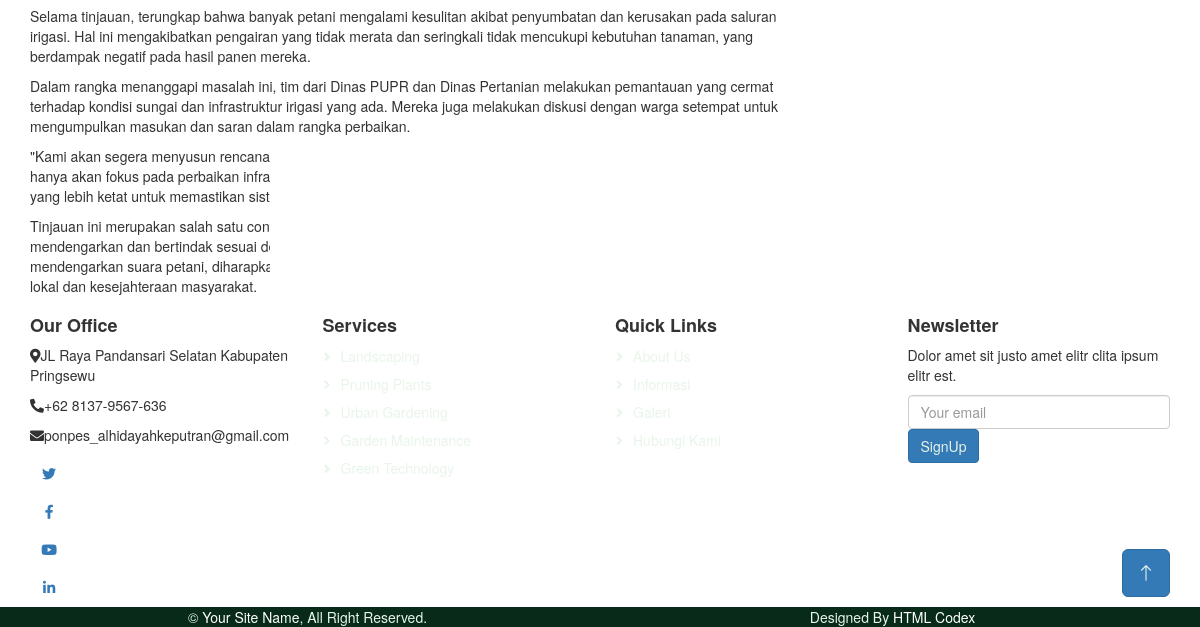
Page /utama.php?aksi=detailberita&id_berita=3 (lower part) on the earlier database version.
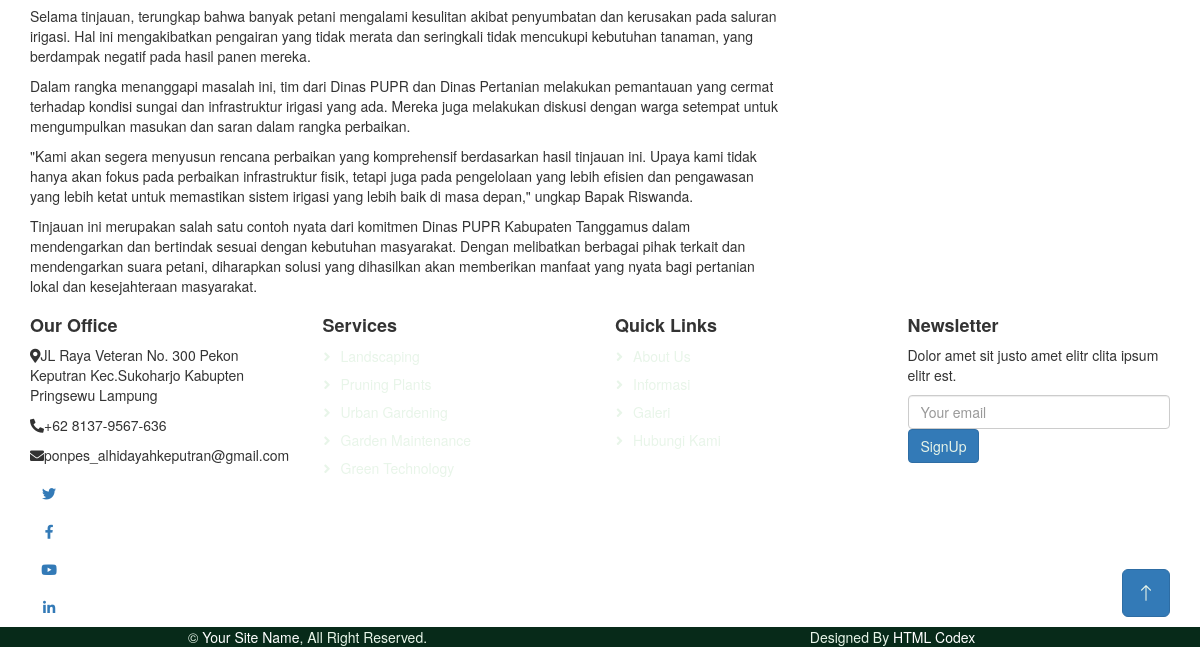
Same page on the later database version.
### tables this page shows
CREATE TABLE `profil` (
  `id_profil` int(20) NOT NULL,
  `nama_app` varchar(100) NOT NULL,
  `tahun` varchar(250) NOT NULL,
  `nama` varchar(250) NOT NULL,
  `alias` varchar(350) NOT NULL,
  `alamat` text NOT NULL,
  `isi` text NOT NULL,
  `gambar` varchar(100) NOT NULL,
  `akabest` varchar(250) NOT NULL
);

### koneksi.php (called while the page is built, shortened)
<?php
$server = "localhost";
$username = "root";
$password = "";
$database = "db_ponpesalhikmah";
$koneksi = mysqli_connect($server,$username,$password) or die("Koneksi gagal");
mysqli_select_db($koneksi,$database) or die("Database tidak bisa dibuka");
$kontak_kami=mysqli_query($koneksi,"SELECT * FROM profil WHERE id_profil ='1'");
$k_k=mysqli_fetch_array($kontak_kami);
?>

### bawah.php
<div class="container-fluid bg-dark text-light footer mt-5 py-5 wow fadeIn" data-wow-delay="0.1s">
    <div class="container py-5">
        <div class="row g-5">
            <div class="col-lg-3 col-md-6">
                <h4 class="text-white mb-4">Our Office</h4>
                <p class="mb-2"><i class="fa fa-map-marker-alt me-3"></i><?php echo"$k_k[alamat]";?></p>
                <p class="mb-2"><i class="fa fa-phone-alt me-3"></i>+62 8137-9567-636</p>
                <p class="mb-2"><i class="fa fa-envelope me-3"></i>ponpes_alhidayahkeputran@gmail.com</p>
                <div class="d-flex pt-2">
                    <a class="btn btn-square btn-outline-light rounded-circle me-2" href=""><i class="fab fa-twitter"></i></a>
                    <a class="btn btn-square btn-outline-light rounded-circle me-2" href=""><i class="fab fa-facebook-f"></i></a>
                    <a class="btn btn-square btn-outline-light rounded-circle me-2" href=""><i class="fab fa-youtube"></i></a>
                    <a class="btn btn-square btn-outline-light rounded-circle me-2" href=""><i class="fab fa-linkedin-in"></i></a>
                </div>
            </div>
            <div class="col-lg-3 col-md-6">
                <h4 class="text-white mb-4">Services</h4>
                <a class="btn btn-link" href="">Landscaping</a>
                <a class="btn btn-link" href="">Pruning plants</a>
                <a class="btn btn-link" href="">Urban Gardening</a>
                <a class="btn btn-link" href="">Garden Maintenance</a>
                <a class="btn btn-link" href="">Green Technology</a>
            </div>
            <div class="col-lg-3 col-md-6">
                <h4 class="text-white mb-4">Quick Links</h4>
                <a class="btn btn-link" href="">About Us</a>
                <a href="utama.php?aksi=informasi" class="btn btn-link">informasi</a>
                <a href="utama.php?aksi=galeri" class="btn btn-link">Galeri</a>
                <a href="utama.php?aksi=hubungi" class="btn btn-link">Hubungi Kami</a>
            </div>
            <div class="col-lg-3 col-md-6">
                <h4 class="text-white mb-4">Newsletter</h4>
                <p>Dolor amet sit justo amet elitr clita ipsum elitr est.</p>
                <div class="position-relative w-100">
                    <input class="form-control bg-light border-light w-100 py-3 ps-4 pe-5" type="text" placeholder="Your email">
                    <button type="button" class="btn btn-primary py-2 position-absolute top-0 end-0 mt-2 me-2">SignUp</button>
                </div>
            </div>
        </div>
    </div>
</div>
<div class="container-fluid copyright py-4">
    <div class="container">
        <div class="row">
            <div class="col-md-6 text-center text-md-start mb-3 mb-md-0">
                &copy; <a class="border-bottom" href="#">Your Site Name</a>, All Right Reserved.
            </div>
            <div class="col-md-6 text-center text-md-end">
                Designed By <a class="border-bottom" href="https://htmlcodex.com">HTML Codex</a>
            </div>
        </div>
    </div>
</div>

Differences in the rows shown:
changed profil: alamat "JL Raya Pandansari Selatan Kabupaten Pringsewu" → "JL Raya Veteran No. 300 Pekon Keputran Kec.Sukoharjo Kabupten Pringsewu Lampung"
